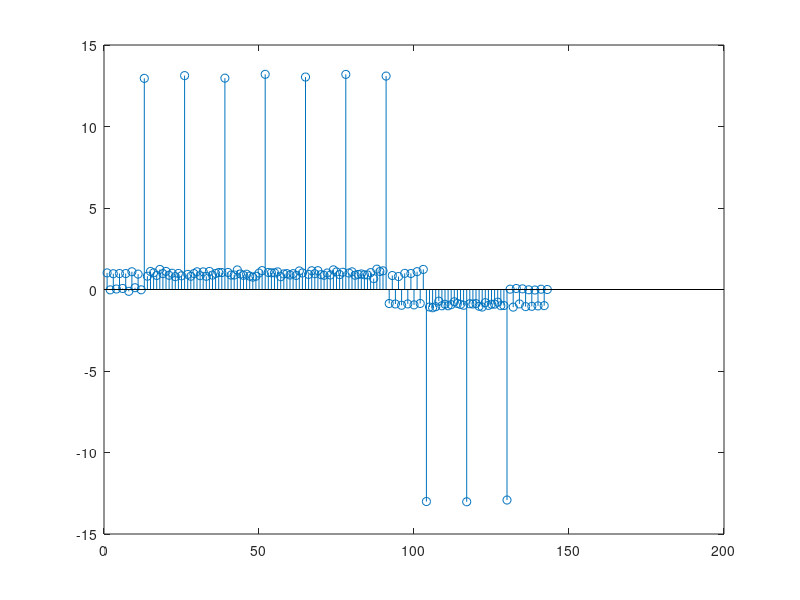

The MATLAB source for this figure:
Nbits = 10;

bits = randi([0 1], 1, Nbits);

sign = bits * 2 - 1;

code = [1 1 1 1 1 -1 -1 1 1 -1 1 -1 1];

out = [];

for i=1:Nbits
    out = [out code*sign(i)];
end


SNR = 30;

in = awgn(out, SNR);

in = [zeros(1,length(code)) in zeros(1,length(code))];

r = [];

for j=1:(Nbits+1)*length(code)
    
    sum = 0;
    
    for i=1:length(code)
        sum = sum + in(j+i)*code(i);
    end
    
    r = [r sum];
end

x = zeros(1, length(r));
for i=1:length(r)
    x(i)=i;
end

stem(x,r)

data = [];

for i=1:length(r)
    if r(i) > 5
        data = [data 1];
    elseif r(i) < -5
        data = [data 0];
    end
end

bits
data

er = 0;
er_xor = xor(bits, data);

for i=1:length(bits)
    er = er + er_xor(i);
end

er